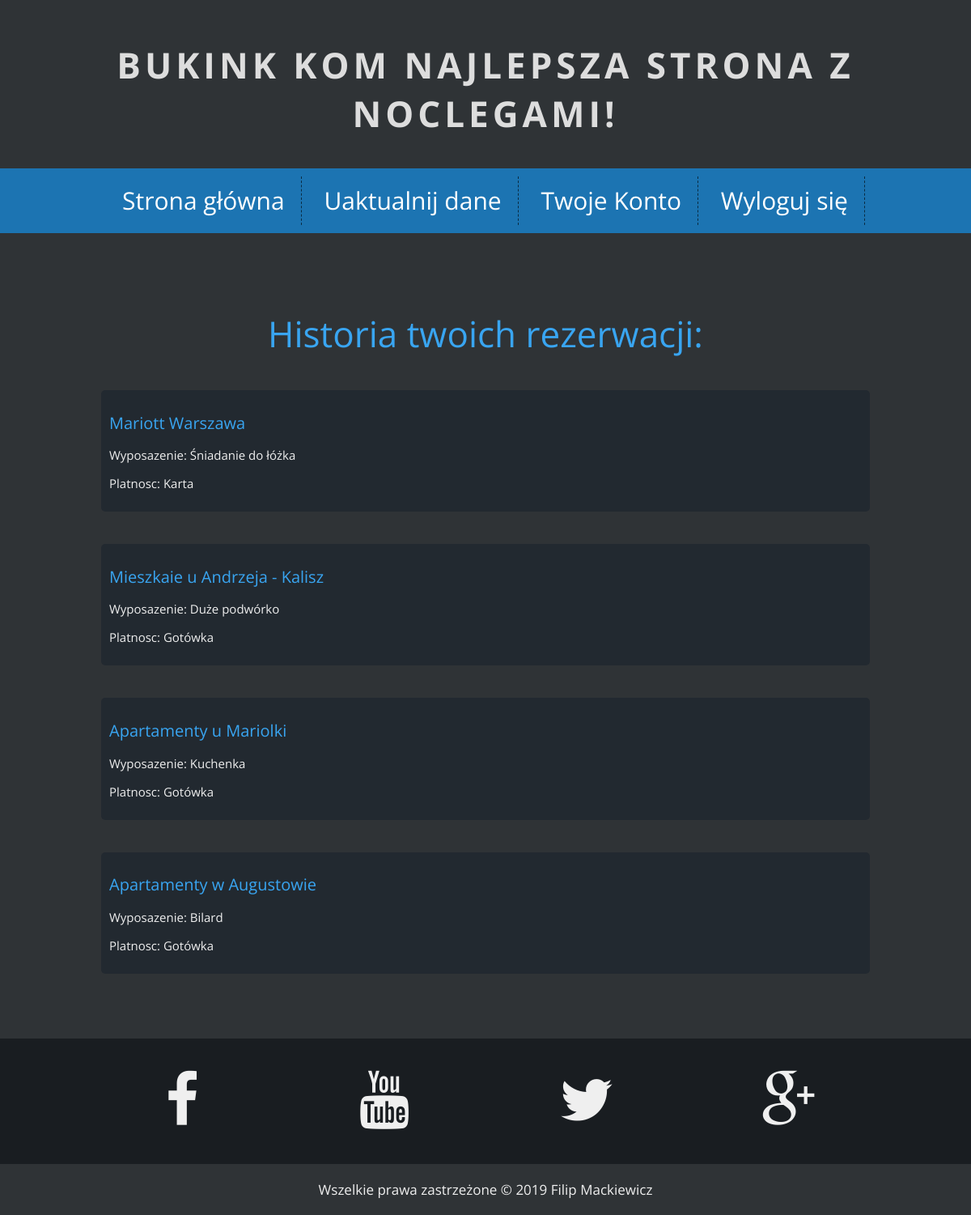
Page /historia.php (signed in) on the committed database.
### tables this page shows
CREATE TABLE `zamowienie` (
  `id_zamowienia` int(2) NOT NULL,
  `id_uzytkownika` int(2) NOT NULL,
  `wyposazenie` varchar(70) NOT NULL,
  `platnosc` varchar(30) NOT NULL,
  `id_pokoju` int(11) NOT NULL
);

CREATE TABLE `pokoje` (
  `id_pokoju` int(11) NOT NULL,
  `nazwa` varchar(50) NOT NULL
);

### historia.php (the view, shortened to what this page needs)
<!DOCTYPE html>
<html lang="pl">
<head>
	<link rel="stylesheet" href="main.css">
	<link rel="stylesheet" href="css/fontello.css">
</head>
<body>
<?php
require_once "baza.php";
$db = new PDO($dsn, $db_user, $db_password);
$db->query("SET NAMES 'utf8'");
$id=$_SESSION['id'];
?>
	<header>
		<h1 class="logo">Bukink kom najlepsza strona z noclegami!</h1>
		<nav id="topnav">
			<ul class="menu">
				<li><a href="buking.php">Strona główna</a></li>
				<li><a href="uaktualnij.php">Uaktualnij dane</a></li>
				<li><a href="konto.php">Twoje Konto</a></li>
				<li><a href="wyloguj.php">Wyloguj się</a></li>
			</ul>
		</nav>
	</header>
	<main>
		<article>
			<section>
			<div class="categories">
				<div class="komentarze">
					<header>
						<h1>Historia twoich rezerwacji: </h1>
					</header>
					<?php
                                    $sql = "SELECT * from zamowienie natural join pokoje where id_uzytkownika=$id";
                                    foreach($db->query($sql) as $row) {
                                                ?>
					<div class="wpis">
						<div class="wpistekst">
							<h2><?php echo $row['nazwa'] ?></h2>
							<p>Wyposazenie: <?php echo $row['wyposazenie'] ?></p>
							<p>Platnosc: <?php echo $row['platnosc'] ?></p>
						</div>
					</div>
                            <?php
                                    }
                                ?>
				</div>
			</div>
		</section>
	</article>
	</main>
	<footer>
		<div class="media">
			<div class="mediadivs">
				<div class="fb">
					<i class="icon-facebook"></i>
				</div>
				<div class="yt">
					<i class="icon-youtube"></i>
				</div>
				<div class="tw">
					<i class="icon-twitter"></i>
				</div>
				<div class="gplus">
					<i class="icon-gplus"></i>
				</div>
			</div>
		</div>
			<div class="info">
				Wszelkie prawa zastrzeżone &copy; 2019 Filip Mackiewicz
			</div>
	</footer>
</body>
</html>

### main.css (style rules this page uses)
body { margin: 0; background-color: #2F3336; color: #efefef; font-family: 'Open Sans', sans-serif; font-size: 17px; }
h1.logo { font-size: 44px; font-weight: 700; color: #ddd; text-align:center; text-transform: uppercase; letter-spacing: 5px; margin-top: 50px; margin-bottom: 38px; }
#topnav { background-color: #1c74b2; text-align: center; }
.menu { list-style-type: none; margin: 0; padding: 10px; font-size: 30px; min-height: 40px; line-height: 200%; }
.menu > li { display: inline-block; padding-left: 20px; padding-right: 20px; border-right: 1px dashed #0a2b42; }
.menu a { color: #fff; text-decoration: none; }
.categories { margin-left: auto; margin-right: auto; width: 950px; text-align: center; padding: 0; }
h1 { font-size: 44px; font-weight: 400; color: #39a5f1; margin-bottom: 20px; }
.komentarze { margin-left: auto; margin-right:auto; width: 950px; text-align: center; padding-top: 10px; padding-bottom: 80px; margin-top: 40px; }
.wpis { background-color: #222930; padding: 10px; text-align: justify; margin-top: 40px; border-radius: 5px; }
.wpistekst { display: inline-block; width: 750px; font-size: 15px; }
h2 { font-size: 20px; font-weight: 400; color: #39a5f1; }
.media { width:100%; text-align: center; background-color: #191d21; }
.mediadivs { width: 1000px; margin-left: auto; margin-right: auto; }
.fb { width: 250px; height: 155px; float:left; }
.yt { width: 250px; height: 155px; float:left; }
.tw { width: 250px; height: 155px; float:left; }
.gplus { width: 250px; height: 155px; float:left; }
.info { margin-left: auto; margin-right: auto; text-align: center; padding: 20px; }

### rows in the picture
zamowienie: id_pokoju.nazwa "Mariott Warszawa", wyposazenie "Śniadanie do łóżka", platnosc "Karta"
zamowienie: id_pokoju.nazwa "Mieszkaie u Andrzeja - Kalisz", wyposazenie "Duże podwórko", platnosc "Gotówka"
zamowienie: id_pokoju.nazwa "Apartamenty u Mariolki", wyposazenie "Kuchenka", platnosc "Gotówka"
zamowienie: id_pokoju.nazwa "Apartamenty w Augustowie", wyposazenie "Bilard", platnosc "Gotówka"
